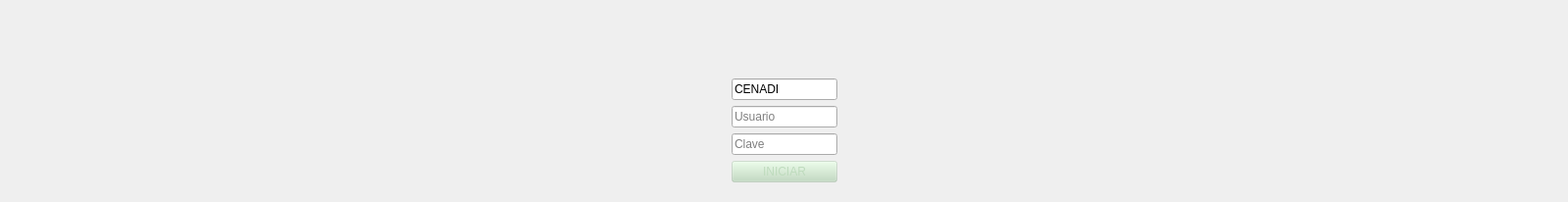
          <widget class="QWidget" name="tab2IniciarLogin">
           <property name="sizePolicy">
            <sizepolicy hsizetype="Fixed" vsizetype="Fixed">
             <horstretch>0</horstretch>
             <verstretch>0</verstretch>
            </sizepolicy>
           </property>
           <attribute name="title">
            <string>Ingresar</string>
           </attribute>
           <layout class="QGridLayout" name="gridLayout_41">
            <item row="0" column="0">
             <spacer name="horizontalSpacer_4">
              <property name="sizePolicy">
               <sizepolicy hsizetype="Expanding" vsizetype="Minimum">
                <horstretch>0</horstretch>
                <verstretch>0</verstretch>
               </sizepolicy>
              </property>
              <property name="orientation">
               <enum>Qt::Horizontal</enum>
              </property>
              <property name="sizeType">
               <enum>QSizePolicy::Expanding</enum>
              </property>
              <property name="sizeHint" stdset="0">
               <size>
                <width>727</width>
                <height>20</height>
               </size>
              </property>
             </spacer>
            </item>
            <item row="0" column="1" rowspan="2">
             <widget class="QFrame" name="frame_46">
              <property name="sizePolicy">
               <sizepolicy hsizetype="Maximum" vsizetype="Maximum">
                <horstretch>0</horstretch>
                <verstretch>0</verstretch>
               </sizepolicy>
              </property>
              <property name="minimumSize">
               <size>
                <width>0</width>
                <height>0</height>
               </size>
              </property>
              <property name="maximumSize">
               <size>
                <width>520</width>
                <height>600</height>
               </size>
              </property>
              <property name="frameShape">
               <enum>QFrame::NoFrame</enum>
              </property>
              <property name="frameShadow">
               <enum>QFrame::Raised</enum>
              </property>
              <layout class="QGridLayout" name="gridLayout_16">
               <item row="5" column="0">
                <widget class="QLineEdit" name="editClave">
                 <property name="sizePolicy">
                  <sizepolicy hsizetype="Expanding" vsizetype="Maximum">
                   <horstretch>0</horstretch>
                   <verstretch>0</verstretch>
                  </sizepolicy>
                 </property>
                 <property name="echoMode">
                  <enum>QLineEdit::Password</enum>
                 </property>
                 <property name="placeholderText">
                  <string>Clave</string>
                 </property>
                </widget>
               </item>
               <item row="2" column="0">
                <widget class="QLineEdit" name="editCEDI">
                 <property name="sizePolicy">
                  <sizepolicy hsizetype="Expanding" vsizetype="Maximum">
                   <horstretch>0</horstretch>
                   <verstretch>0</verstretch>
                  </sizepolicy>
                 </property>
                 <property name="minimumSize">
                  <size>
                   <width>0</width>
                   <height>0</height>
                  </size>
                 </property>
                 <property name="text">
                  <string>CENADI</string>
                 </property>
                 <property name="placeholderText">
                  <string>CEDI</string>
                 </property>
                </widget>
               </item>
               <item row="1" column="0">
                <spacer name="verticalSpacer_2">
                 <property name="sizePolicy">
                  <sizepolicy hsizetype="Minimum" vsizetype="Expanding">
                   <horstretch>0</horstretch>
                   <verstretch>0</verstretch>
                  </sizepolicy>
                 </property>
                 <property name="orientation">
                  <enum>Qt::Vertical</enum>
                 </property>
                 <property name="sizeType">
                  <enum>QSizePolicy::Expanding</enum>
                 </property>
                 <property name="sizeHint" stdset="0">
                  <size>
                   <width>20</width>
                   <height>40</height>
                  </size>
                 </property>
                </spacer>
               </item>
               <item row="4" column="0">
                <widget class="QLineEdit" name="editUsuario">
                 <property name="sizePolicy">
                  <sizepolicy hsizetype="Expanding" vsizetype="Maximum">
                   <horstretch>0</horstretch>
                   <verstretch>0</verstretch>
                  </sizepolicy>
                 </property>
                 <property name="placeholderText">
                  <string>Usuario</string>
                 </property>
                </widget>
               </item>
               <item row="6" column="0">
                <widget class="QPushButton" name="btnLogin">
                 <property name="sizePolicy">
                  <sizepolicy hsizetype="Expanding" vsizetype="Expanding">
                   <horstretch>0</horstretch>
                   <verstretch>0</verstretch>
                  </sizepolicy>
                 </property>
                 <property name="maximumSize">
                  <size>
                   <width>12345</width>
                   <height>40</height>
                  </size>
                 </property>
                 <property name="palette">
                  <palette>
                   <active>
                    <colorrole role="WindowText">
                     <brush brushstyle="SolidPattern">
                      <color alpha="255">
                       <red>190</red>
                       <green>219</green>
                       <blue>189</blue>
                      </color>
                     </brush>
                    </colorrole>
                    <colorrole role="Button">
                     <brush brushstyle="SolidPattern">
                      <color alpha="75">
                       <red>190</red>
                       <green>219</green>
                       <blue>189</blue>
                      </color>
                     </brush>
                    </colorrole>
                    <colorrole role="Text">
                     <brush brushstyle="SolidPattern">
                      <color alpha="255">
                       <red>190</red>
                       <green>219</green>
                       <blue>189</blue>
                      </color>
                     </brush>
                    </colorrole>
                    <colorrole role="ButtonText">
                     <brush brushstyle="SolidPattern">
                      <color alpha="255">
                       <red>190</red>
                       <green>219</green>
                       <blue>189</blue>
                      </color>
                     </brush>
                    </colorrole>
                    <colorrole role="Base">
                     <brush brushstyle="SolidPattern">
                      <color alpha="75">
                       <red>190</red>
                       <green>219</green>
                       <blue>189</blue>
                      </color>
                     </brush>
                    </colorrole>
                    <colorrole role="Window">
                     <brush brushstyle="SolidPattern">
                      <color alpha="75">
                       <red>190</red>
                       <green>219</green>
                       <blue>189</blue>
                      </color>
                     </brush>
                    </colorrole>
                   </active>
                   <inactive>
                    <colorrole role="WindowText">
                     <brush brushstyle="SolidPattern">
                      <color alpha="255">
                       <red>190</red>
                       <green>219</green>
                       <blue>189</blue>
                      </color>
                     </brush>
                    </colorrole>
                    <colorrole role="Button">
                     <brush brushstyle="SolidPattern">
                      <color alpha="75">
                       <red>190</red>
                       <green>219</green>
                       <blue>189</blue>
                      </color>
                     </brush>
                    </colorrole>
                    <colorrole role="Text">
                     <brush brushstyle="SolidPattern">
                      <color alpha="255">
                       <red>190</red>
                       <green>219</green>
                       <blue>189</blue>
                      </color>
                     </brush>
                    </colorrole>
                    <colorrole role="ButtonText">
                     <brush brushstyle="SolidPattern">
                      <color alpha="255">
                       <red>190</red>
                       <green>219</green>
                       <blue>189</blue>
                      </color>
                     </brush>
                    </colorrole>
                    <colorrole role="Base">
                     <brush brushstyle="SolidPattern">
                      <color alpha="75">
                       <red>190</red>
                       <green>219</green>
                       <blue>189</blue>
                      </color>
                     </brush>
                    </colorrole>
                    <colorrole role="Window">
                     <brush brushstyle="SolidPattern">
                      <color alpha="75">
                       <red>190</red>
                       <green>219</green>
                       <blue>189</blue>
                      </color>
                     </brush>
                    </colorrole>
                   </inactive>
                   <disabled>
                    <colorrole role="WindowText">
                     <brush brushstyle="SolidPattern">
                      <color alpha="255">
                       <red>190</red>
                       <green>219</green>
                       <blue>189</blue>
                      </color>
                     </brush>
                    </colorrole>
                    <colorrole role="Button">
                     <brush brushstyle="SolidPattern">
                      <color alpha="75">
                       <red>190</red>
                       <green>219</green>
                       <blue>189</blue>
                      </color>
                     </brush>
                    </colorrole>
                    <colorrole role="Text">
                     <brush brushstyle="SolidPattern">
                      <color alpha="255">
                       <red>190</red>
                       <green>219</green>
                       <blue>189</blue>
                      </color>
                     </brush>
                    </colorrole>
                    <colorrole role="ButtonText">
                     <brush brushstyle="SolidPattern">
                      <color alpha="255">
                       <red>190</red>
                       <green>219</green>
                       <blue>189</blue>
                      </color>
                     </brush>
                    </colorrole>
                    <colorrole role="Base">
                     <brush brushstyle="SolidPattern">
                      <color alpha="75">
                       <red>190</red>
                       <green>219</green>
                       <blue>189</blue>
                      </color>
                     </brush>
                    </colorrole>
                    <colorrole role="Window">
                     <brush brushstyle="SolidPattern">
                      <color alpha="75">
                       <red>190</red>
                       <green>219</green>
                       <blue>189</blue>
                      </color>
                     </brush>
                    </colorrole>
                   </disabled>
                  </palette>
                 </property>
                 <property name="text">
                  <string>INICIAR</string>
                 </property>
                 <property name="checkable">
                  <bool>true</bool>
                 </property>
                </widget>
               </item>
               <item row="0" column="0">
                <widget class="QLabel" name="label">
                 <property name="sizePolicy">
                  <sizepolicy hsizetype="Expanding" vsizetype="Expanding">
                   <horstretch>0</horstretch>
                   <verstretch>0</verstretch>
                  </sizepolicy>
                 </property>
                 <property name="styleSheet">
                  <string notr="true">background:transparent;</string>
                 </property>
                 <property name="text">
                  <string/>
                 </property>
                 <property name="pixmap">
                  <pixmap resource="../../mezclaVALI/armsapp/ARMSQtCreator/img5.qrc">:/IMG5/3logo_iniciosesion.png</pixmap>
                 </property>
                </widget>
               </item>
              </layout>
             </widget>
            </item>
            <item row="1" column="2">
             <spacer name="horizontalSpacer_6">
              <property name="sizePolicy">
               <sizepolicy hsizetype="Expanding" vsizetype="Minimum">
                <horstretch>0</horstretch>
                <verstretch>0</verstretch>
               </sizepolicy>
              </property>
              <property name="orientation">
               <enum>Qt::Horizontal</enum>
              </property>
              <property name="sizeType">
               <enum>QSizePolicy::Expanding</enum>
              </property>
              <property name="sizeHint" stdset="0">
               <size>
                <width>726</width>
                <height>20</height>
               </size>
              </property>
             </spacer>
            </item>
           </layout>
          </widget>
